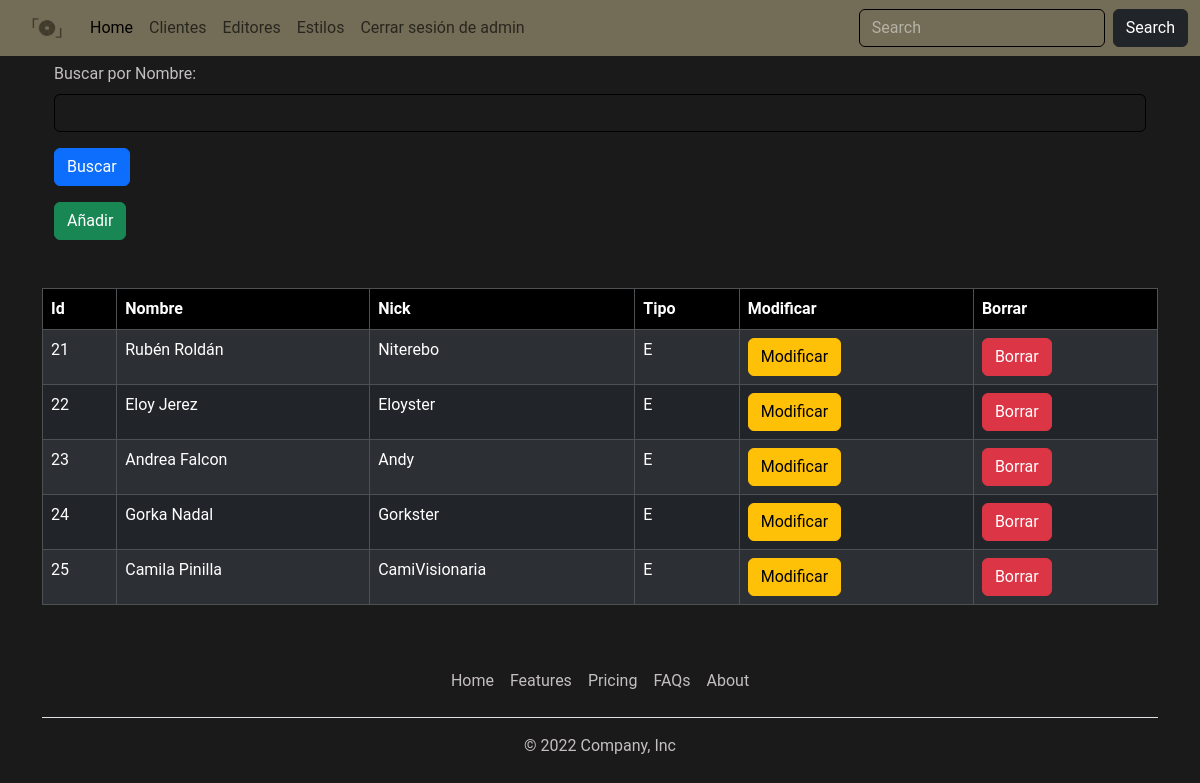
The app's page /controladores/admin_listar_editores.php (signed in) with its own data.
### tables this page shows
CREATE TABLE `editores` (
  `id` bigint(20) NOT NULL,
  `nombre` varchar(50) NOT NULL,
  `nick` varchar(50) NOT NULL,
  `presentacion` text NOT NULL,
  `foto` varchar(55) NOT NULL,
  `tipo` varchar(1) NOT NULL,
  `pass` varchar(200) NOT NULL,
  `cod_estilo` bigint(20) NOT NULL
);

### modelos/bd.php (called while the page is built)
<?php
class bd
{
    public static function conectar()
    {
        $conexion = new mysqli("localhost", "root", "", "requestify");
        $conexion->set_charset("utf8");
        return $conexion;
    }
}

### modelos/editor.php (called while the page is built, shortened)
<?php
class editor
{
    private $bd;
    public function __construct()
    {
        $this->bd = bd::conectar();
    }
    public function listarEditores()
    {
        $listar = $this->bd->query("SELECT * from editores where id>0");
        $this->editor = $listar->fetch_all(MYSQLI_ASSOC);
        return $this->editor;
    }
}

### vistas/admin_listar_editores.php (the view)
<section class="container mt-5">
    <?php
echo "
<div class='container mt-5'>
    <form action='../controladores/admin_buscar_editor.php' method='POST'>
        <div class='mb-3'>
            <label for='nombre' class='form-label'>Buscar por Nombre:</label>
            <input type='text' class='form-control' name='nombre'>
        </div>
        <button type='submit' class='btn btn-primary' name='enviarBuscarEditor'>Buscar</button>
    </form>
</div>
<div class='container mt-3 d-flex justify-content-star align-items-center'>
    <a href='../controladores/admin_insertar_editor.php'>
        <button class='btn btn-success' name='añadirEditor'>Añadir</button>
    </a>
</div>";
    ?>
</section>
<section class="container mt-5 table-responsive">
    <?php
    echo "
    <table class='table table-bordered table-dark table-striped'>
        <thead>
            <tr>
                <th scope='col'>Id</th>
                <th scope='col'>Nombre</th>
                <th scope='col'>Nick</th>
                <th scope='col'>Tipo</th>
                <th scope='col'>Modificar</th>
                <th scope='col'>Borrar</th>
            </tr>
        </thead>
        <tbody>
    ";
    foreach ($editores as  $value) {
        echo "
        <tr>
        <td> $value[id] </td>
        <td> $value[nombre] </td>
        <td> $value[nick] </td>
        <td> $value[tipo] </td>
        <td><a href='../controladores/admin_modificar_editor.php?id=$value[id]&nombre=$value[nombre]&nick=$value[nick]&tipo=$value[tipo]&foto=$value[foto]&presentacion=$value[presentacion]'>
                <button class='btn btn-warning' name='modificarEditor'>Modificar</button>
            </a>
        </td>
        <td><a href='../controladores/admin_borrar_editor.php?id=$value[id]'>
                <button class='btn btn-danger' name='borrarEditor'>Borrar</button>
            </a>
        </td>
    </tr>
        ";
    }
    echo "
    </tbody>
    </table>
    ";
    ?>
</section>

### assets/styles/style.css (style rules this page uses)
* { padding: 0; margin: 0; box-sizing: border-box; }
body { margin: 0px; background-color: #1A1A1A; font-family: 'Roboto', sans-serif; color: rgb(196, 191, 191); }
.form-control { background-color: transparent; border: black 1px solid; box-shadow: none; color: whitesmoke; }
body thead th { background-color: #000000 !important; }
.form-control::placeholder { color: whitesmoke !important;; opacity: 0.5; }

### records on screen
editores: id "21", nombre "Rubén Roldán", nick "Niterebo", tipo "E"
editores: id "22", nombre "Eloy Jerez", nick "Eloyster", tipo "E"
editores: id "23", nombre "Andrea Falcon", nick "Andy", tipo "E"
editores: id "24", nombre "Gorka Nadal", nick "Gorkster", tipo "E"
editores: id "25", nombre "Camila Pinilla", nick "CamiVisionaria", tipo "E"

### other values on screen
$_SESSION[nick] "admin"
